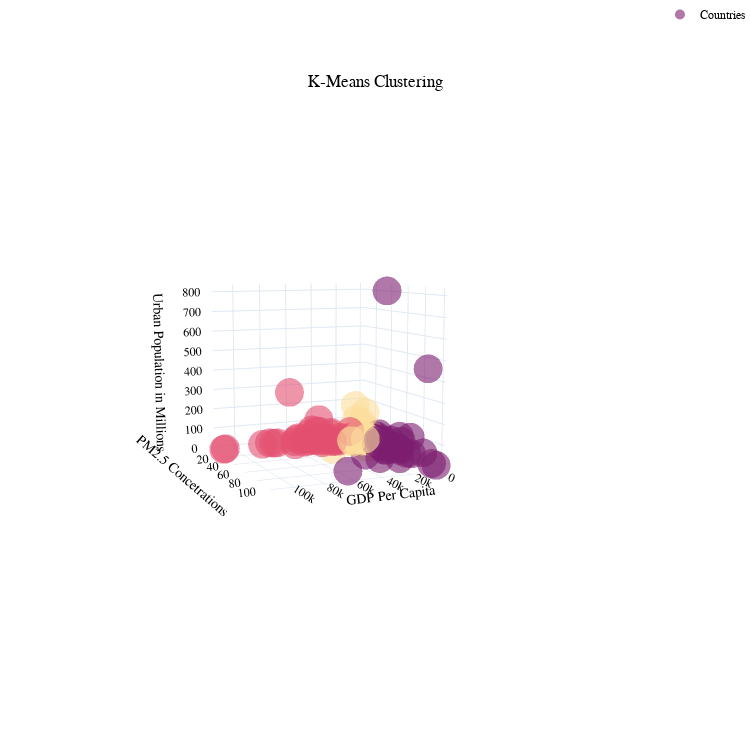

The cell this chart's notebook holds for it:
### Code cell
fig.add_trace(go.Scatter3d(x = df_5['gdp_per_capita'], y = df_5['pm2_5'], z = df_5['urban_pop'],
                      mode = 'markers',
                           marker = dict(
                           size = 10,
                           color = df_5['pm2_5'],
                           colorscale = 'sunsetdark'),
                           opacity = 0.6,
                           
                       name = 'Countries',
                        marker_color=df_5['clusters'],
                                text=df_5['country'],))
fig.update_layout(margin=dict(l=0, r=0, b=0, t=0))
fig.update_layout(width = 1000, 
                 height = 1000)
fig.update_scenes(xaxis_title_text = 'GDP Per Capita', 
                  yaxis_title_text = 'PM2.5 Concetrations',
                  zaxis_title_text = 'Urban Population in Millions',
                  )
fig.update_layout(title='K-Means Clustering', title_x = 0.5, title_y = 0.9,
                  font = dict(family = "Gilroy", color  = 'black', size = 12),
                  template = 'plotly_white',
                  width=750, height=750,
                  autosize = True,
                  showlegend = True,
                  margin=dict(l=0, r=0, b=0, t=0))

### Figure 1 — Plotly figure (JSON) as saved in the notebook; plotly's stock layout.template omitted (floating-point values rounded to 4 significant figures; data arrays with more than 128 entries replaced by an {"elided": "..."} marker saying what was removed)
{"data": [{"marker": {"color": {"elided": "188 int values"}, "colorscale": [[0, "rgb(252, 222, 156)"], [0.1667, "rgb(250, 164, 118)"], [0.3333, "rgb(240, 116, 110)"], [0.5, "rgb(227, 79, 111)"], [0.6667, "rgb(220, 57, 119)"], [0.8333, "rgb(185, 37, 122)"], [1, "rgb(124, 29, 111)"]], "size": 10}, "mode": "markers", "name": "Countries", "opacity": 0.6, "text": {"elided": "188 str values"}, "type": "scatter3d", "x": {"elided": "188 float values"}, "y": {"elided": "188 float values"}, "z": {"elided": "188 float values"}}], "layout": {"autosize": true, "font": {"color": "black", "family": "Gilroy", "size": 12}, "height": 750, "margin": {"b": 0, "l": 0, "r": 0, "t": 0}, "scene": {"aspectmode": "auto", "aspectratio": {"x": 1, "y": 1, "z": 1}, "camera": {"center": {"x": 0, "y": 0, "z": 0}, "eye": {"x": 2.036, "y": 4.667, "z": 0.6815}, "projection": {"type": "perspective"}, "up": {"x": 0, "y": 0, "z": 1}}, "xaxis": {"title": {"text": "GDP Per Capita"}, "type": "linear"}, "yaxis": {"title": {"text": "PM2.5 Concetrations"}, "type": "linear"}, "zaxis": {"title": {"text": "Urban Population in Millions"}, "type": "linear"}}, "showlegend": true, "title": {"text": "K-Means Clustering", "x": 0.5, "y": 0.9}, "width": 750}}
